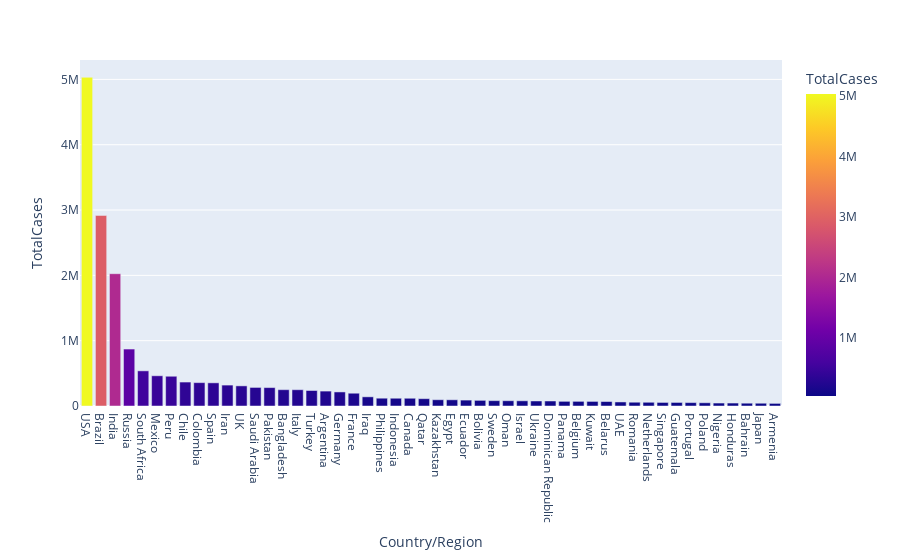

Source (notebook cell):
### Code cell
px.bar(dataset1.head(50), x = 'Country/Region', 
       y = 'TotalCases',color = 'TotalCases', 
       height = 500,hover_data = ['Country/Region', 'Continent'])

### Figure 1 — Plotly figure (JSON) as saved in the notebook; plotly's stock layout.template omitted (floating-point values rounded to 4 significant figures)
{"data": [{"alignmentgroup": "True", "customdata": [["North America"], ["South America"], ["Asia"], ["Europe"], ["Africa"], ["North America"], ["South America"], ["South America"], ["South America"], ["Europe"], ["Asia"], ["Europe"], ["Asia"], ["Asia"], ["Asia"], ["Europe"], ["Asia"], ["South America"], ["Europe"], ["Europe"], ["Asia"], ["Asia"], ["Asia"], ["North America"], ["Asia"], ["Asia"], ["Africa"], ["South America"], ["South America"], ["Europe"], ["Asia"], ["Asia"], ["Europe"], ["North America"], ["North America"], ["Europe"], ["Asia"], ["Europe"], ["Asia"], ["Europe"], ["Europe"], ["Asia"], ["North America"], ["Europe"], ["Europe"], ["Africa"], ["North America"], ["Asia"], ["Asia"], ["Asia"]], "hovertemplate": "Country/Region=%{x}<br>TotalCases=%{marker.color}<br>Continent=%{customdata[0]}<extra></extra>", "legendgroup": "", "marker": {"color": [5032179, 2917562, 2025409, 871894, 538184, 462690, 455409, 366671, 357710, 354530, 320117, 308134, 284226, 281863, 249651, 249204, 237265, 228195, 215210, 195633, 140603, 119460, 118753, 118561, 112092, 95942, 95006, 90537, 86423, 81967, 80713, 79559, 76808, 76536, 71418, 71158, 70045, 68503, 61845, 57895, 56982, 54555, 54339, 52061, 49515, 45244, 45098, 42889, 42263, 39819], "coloraxis": "coloraxis", "pattern": {"shape": ""}}, "name": "", "offsetgroup": "", "orientation": "v", "showlegend": false, "textposition": "auto", "type": "bar", "x": ["USA", "Brazil", "India", "Russia", "South Africa", "Mexico", "Peru", "Chile", "Colombia", "Spain", "Iran", "UK", "Saudi Arabia", "Pakistan", "Bangladesh", "Italy", "Turkey", "Argentina", "Germany", "France", "Iraq", "Philippines", "Indonesia", "Canada", "Qatar", "Kazakhstan", "Egypt", "Ecuador", "Bolivia", "Sweden", "Oman", "Israel", "Ukraine", "Dominican Republic", "Panama", "Belgium", "Kuwait", "Belarus", "UAE", "Romania", "Netherlands", "Singapore", "Guatemala", "Portugal", "Poland", "Nigeria", "Honduras", "Bahrain", "Japan", "Armenia"], "xaxis": "x", "y": [5032179, 2917562, 2025409, 871894, 538184, 462690, 455409, 366671, 357710, 354530, 320117, 308134, 284226, 281863, 249651, 249204, 237265, 228195, 215210, 195633, 140603, 119460, 118753, 118561, 112092, 95942, 95006, 90537, 86423, 81967, 80713, 79559, 76808, 76536, 71418, 71158, 70045, 68503, 61845, 57895, 56982, 54555, 54339, 52061, 49515, 45244, 45098, 42889, 42263, 39819], "yaxis": "y"}], "layout": {"autosize": true, "barmode": "relative", "coloraxis": {"colorbar": {"title": {"text": "TotalCases"}}, "colorscale": [[0, "#0d0887"], [0.1111, "#46039f"], [0.2222, "#7201a8"], [0.3333, "#9c179e"], [0.4444, "#bd3786"], [0.5556, "#d8576b"], [0.6667, "#ed7953"], [0.7778, "#fb9f3a"], [0.8889, "#fdca26"], [1, "#f0f921"]]}, "legend": {"tracegroupgap": 0}, "margin": {"t": 60}, "xaxis": {"anchor": "y", "autorange": true, "domain": [0, 1], "range": [-0.5, 49.5], "title": {"text": "Country/Region"}, "type": "category"}, "yaxis": {"anchor": "x", "autorange": true, "domain": [0, 1], "range": [0, 5297000.0], "title": {"text": "TotalCases"}, "type": "linear"}}}
